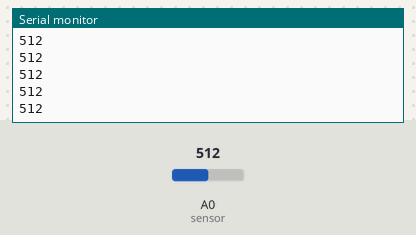
The sketch below on a simulated Arduino Uno, built with avr-gcc and run on an emulated ATmega328P. On the bench: the last lines printed to the serial monitor. Inputs (shaded band) come from the test bench; at power-on: A0 (sensor) = 512.

Above: at 1.2 s.
1.3 s: A0 (sensor) set to 716
At 2.3 s:
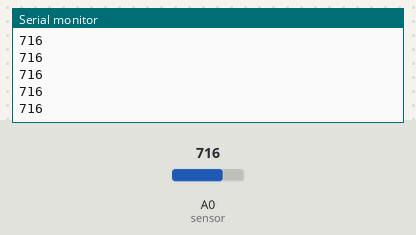
2.8 s: A0 (sensor) set to 900
At 3.5 s:
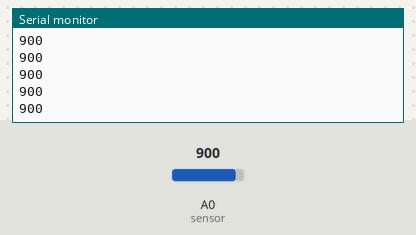
Timing chart, 0 to 5.8 s (numbered marks = the images above; inputs shaded):
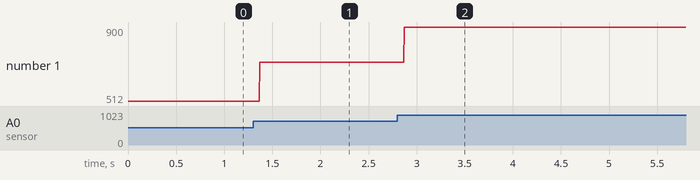

The sketch:

smoke_sensor.ino
```cpp
#define sensor A0

int sensor_reading ;


void setup() {
  // put your setup code here, to run once:

  pinMode(sensor,INPUT);
  Serial.begin(9600);


}

void loop() {
  // put your main code here, to run repeatedly:

 sensor_reading = analogRead(sensor);
 Serial.println(sensor_reading);


}
```

Measured:
- after the input at 1.3 s, the serial monitor: prints a new line after 0.07 s (image 1)
- after the input at 2.8 s, the serial monitor: prints a new line after 0.07 s (image 2)
- plotted number 1: 512 → 716 after the input at 1.3 s, 716 → 900 after the input at 2.8 s
